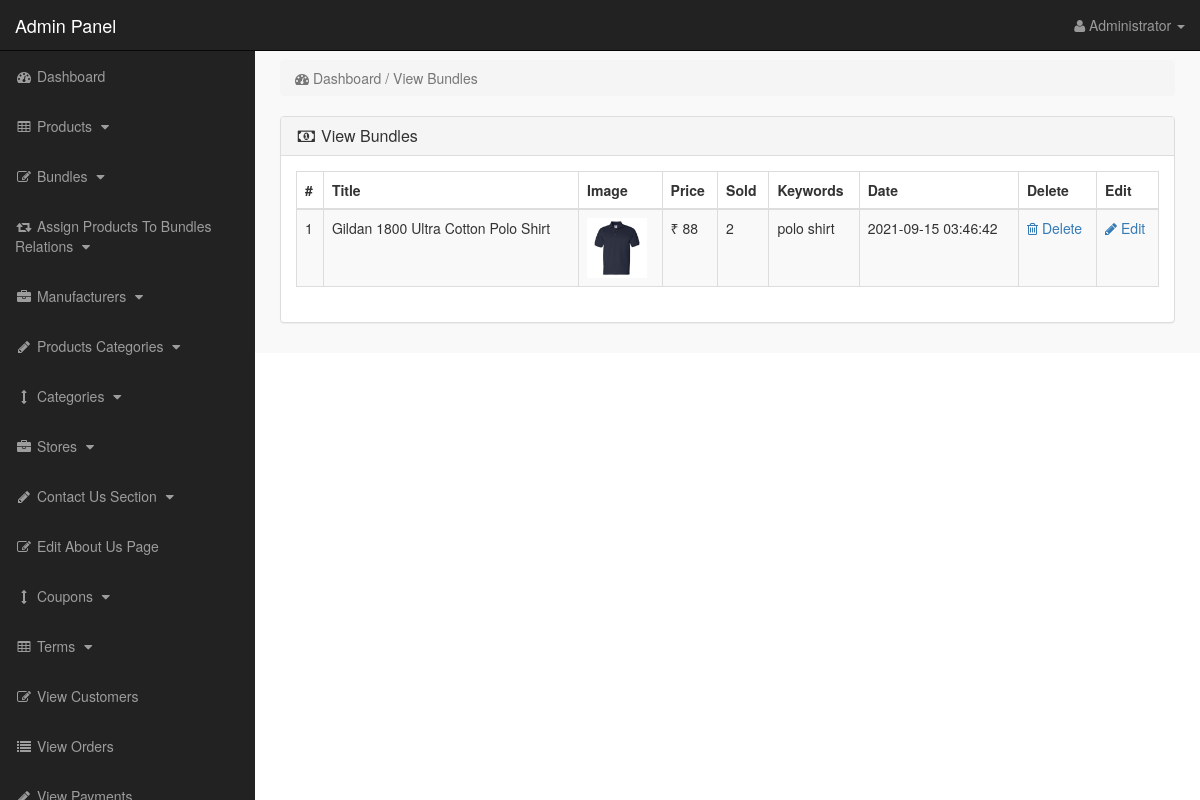
Screenshot of /admin_area/index.php?view_bundles (signed in) with the database file from the repository.
### tables this page shows
CREATE TABLE `products` (
  `product_id` int(10) NOT NULL,
  `p_cat_id` int(10) NOT NULL,
  `cat_id` int(10) NOT NULL,
  `manufacturer_id` int(10) NOT NULL,
  `date` timestamp NOT NULL DEFAULT current_timestamp() ON UPDATE current_timestamp(),
  `product_title` text NOT NULL,
  `product_url` text NOT NULL,
  `product_img1` text NOT NULL,
  `product_img2` text NOT NULL,
  `product_img3` text NOT NULL,
  `product_price` int(10) NOT NULL,
  `product_psp_price` int(100) NOT NULL,
  `product_desc` text NOT NULL,
  `product_features` text NOT NULL,
  `product_video` text NOT NULL,
  `product_keywords` text NOT NULL,
  `product_label` text NOT NULL,
  `status` varchar(255) NOT NULL
);

### admin_area/view_bundles.php (the view)
<?php
if(!isset($_SESSION['admin_email'])){
echo "<script>window.open('login.php','_self')</script>";
}
else {
?>
<div class="row">
<div class="col-lg-12" >
<ol class="breadcrumb" >
<li class="active" >
<i class="fa fa-dashboard"></i> Dashboard / View Bundles
</li>
</ol>
</div>
</div>
<div class="row" >
<div class="col-lg-12" >
<div class="panel panel-default" >
<div class="panel-heading" >
<h3 class="panel-title" >
<i class="fa fa-money fa-fw" ></i> View Bundles
</h3>
</div>
<div class="panel-body" >
<div class="table-responsive" >
<table class="table table-bordered table-hover table-striped" >
<thead>
<tr>
<th>#</th>
<th>Title</th>
<th>Image</th>
<th>Price</th>
<th>Sold</th>
<th>Keywords</th>
<th>Date</th>
<th>Delete</th>
<th>Edit</th>
</tr>
</thead>
<tbody>
<?php
$i = 0;
$get_pro = "select * from products where status='bundle'";
$run_pro = mysqli_query($con,$get_pro);
while($row_pro=mysqli_fetch_array($run_pro)){
$pro_id = $row_pro['product_id'];
$pro_title = $row_pro['product_title'];
$pro_image = $row_pro['product_img1'];
$pro_price = $row_pro['product_price'];
$pro_keywords = $row_pro['product_keywords'];
$pro_date = $row_pro['date'];
$i++;
?>
<tr>
<td><?php echo $i; ?></td>
<td><?php echo $pro_title; ?></td>
<td><img src="product_images/<?php echo $pro_image; ?>" width="60" height="60"></td>
<td>₹ <?php echo $pro_price; ?></td>
<td>
<?php
$get_sold = "select * from pending_orders where product_id='$pro_id'";
$run_sold = mysqli_query($con,$get_sold);
$count = mysqli_num_rows($run_sold);
echo $count;
?>
</td>
<td> <?php echo $pro_keywords; ?> </td>
<td><?php echo $pro_date; ?></td>
<td>
<a href="index.php?delete_bundle=<?php echo $pro_id; ?>">
<i class="fa fa-trash-o"> </i> Delete
</a>
</td>
<td>
<a href="index.php?edit_bundle=<?php echo $pro_id; ?>">
<i class="fa fa-pencil"> </i> Edit
</a>
</td>
</tr>
<?php } ?>
</tbody>
</table>
</div>
</div>
</div>
</div>
</div>
<?php } ?>

### admin_area/includes/sidebar.php (shortened to what this page needs)
<?php
if(!isset($_SESSION['admin_email'])){
echo "<script>window.open('login.php','_self')</script>";
}
else {
?>
<nav class="navbar navbar-inverse navbar-fixed-top" >
<div class="navbar-header" >
<a class="navbar-brand" href="index.php?dashboard" >Admin Panel</a>
</div>
<ul class="nav navbar-right top-nav" >
<li class="dropdown" >
<a href="#" class="dropdown-toggle" data-toggle="dropdown" >
<i class="fa fa-user" ></i>
<?php echo $admin_name; ?> <b class="caret" ></b>
</a>
</li>
</ul>
<div class="collapse navbar-collapse navbar-ex1-collapse">
<ul class="nav navbar-nav side-nav">
<li>
<a href="index.php?dashboard">
<i class="fa fa-fw fa-dashboard"></i> Dashboard
</a>
</li>
<li>
<a href="#" data-toggle="collapse" data-target="#products">
<i class="fa fa-fw fa-table"></i> Products
<i class="fa fa-fw fa-caret-down"></i>
</a>
</li>
<li>
<a href="#" data-toggle="collapse" data-target="#bundles">
<i class="fa fa-fw fa-edit"></i> Bundles
<i class="fa fa-fw fa-caret-down"></i>
</a>
</li>
<li>
<a href="#" data-toggle="collapse" data-target="#relations">
<i class="fa fa-fw fa-retweet"></i> Assign Products To Bundles Relations
<i class="fa fa-fw fa-caret-down"></i>
</a>
</li>
<li>
<a href="#" data-toggle="collapse" data-target="#manufacturers">
<i class="fa fa-fw fa-briefcase"></i> Manufacturers
<i class="fa fa-fw fa-caret-down"></i>
</a>
</li>
<li>
<a href="#" data-toggle="collapse" data-target="#p_cat">
<i class="fa fa-fw fa-pencil"></i> Products Categories
<i class="fa fa-fw fa-caret-down"></i>
</a>
</li>
<li>
<a href="#" data-toggle="collapse" data-target="#cat">
<i class="fa fa-fw fa-arrows-v"></i> Categories
<i class="fa fa-fw fa-caret-down"></i>
</a>
</li>
<li>
<a href="#" data-toggle="collapse" data-target="#store">
<i class="fa fa-fw fa-briefcase"></i> Stores
<i class="fa fa-fw fa-caret-down"></i>
</a>
</li>
<li>
<a href="#" data-toggle="collapse" data-target="#contact_us">
<i class="fa fa-fw fa-pencil"> </i> Contact Us Section
<i class="fa fa-fw fa-caret-down"></i>
</a>
</li>
<li>
<a href="index.php?edit_about_us">
<i class="fa fa-fw fa-edit"></i> Edit About Us Page
</a>
</li>
<li>
<a href="#" data-toggle="collapse" data-target="#coupons">
<i class="fa fa-fw fa-arrows-v"></i> Coupons
<i class="fa fa-fw fa-caret-down"></i>
</a>
</li>
<li>
<a href="#" data-toggle="collapse" data-target="#terms" >
<i class="fa fa-fw fa-table"></i> Terms
<i class="fa fa-fw fa-caret-down"></i>
</a>
</li>
<li>
<a href="index.php?view_customers">
<i class="fa fa-fw fa-edit"></i> View Customers
</a>
</li>
<li>
<a href="index.php?view_orders">
<i class="fa fa-fw fa-list"></i> View Orders
</a>
</li>
<li>
<a href="index.php?view_payments">
<i class="fa fa-fw fa-pencil"></i> View Payments
</a>
</li>
</ul>
</div>
</nav>
<?php } ?>

### admin_area/css/style.css (style rules this page uses)
body { margin-top:100px; }
@media (min-width: 768px) { body { margin-top:50px; } }
.top-nav { padding:0 15px; }
.top-nav>li { display:inline-block; float:left; }
.top-nav>li>a { padding-top:15px; padding-bottom:15px; line-height:20px; color:#999; }
@media (min-width: 768px) { .side-nav { position:fixed; top:51px; width:255px; border-radius:0; overflow-y:auto; background-color: #222; bottom:0; overflow-x:hidden; padding-bottom:40px; } }
@media (min-width: 768px) { .side-nav>li>a { width:255px; } }
.panel-body { border-radius:5px; }

### rows the page displays
products: product_title "Gildan 1800 Ultra Cotton Polo Shirt", product_img1 (picture), product_price "88", count "2", product_keywords "polo shirt", date "2021-09-15 03:46:42"

### other values shown
$admin_name "Administrator"
